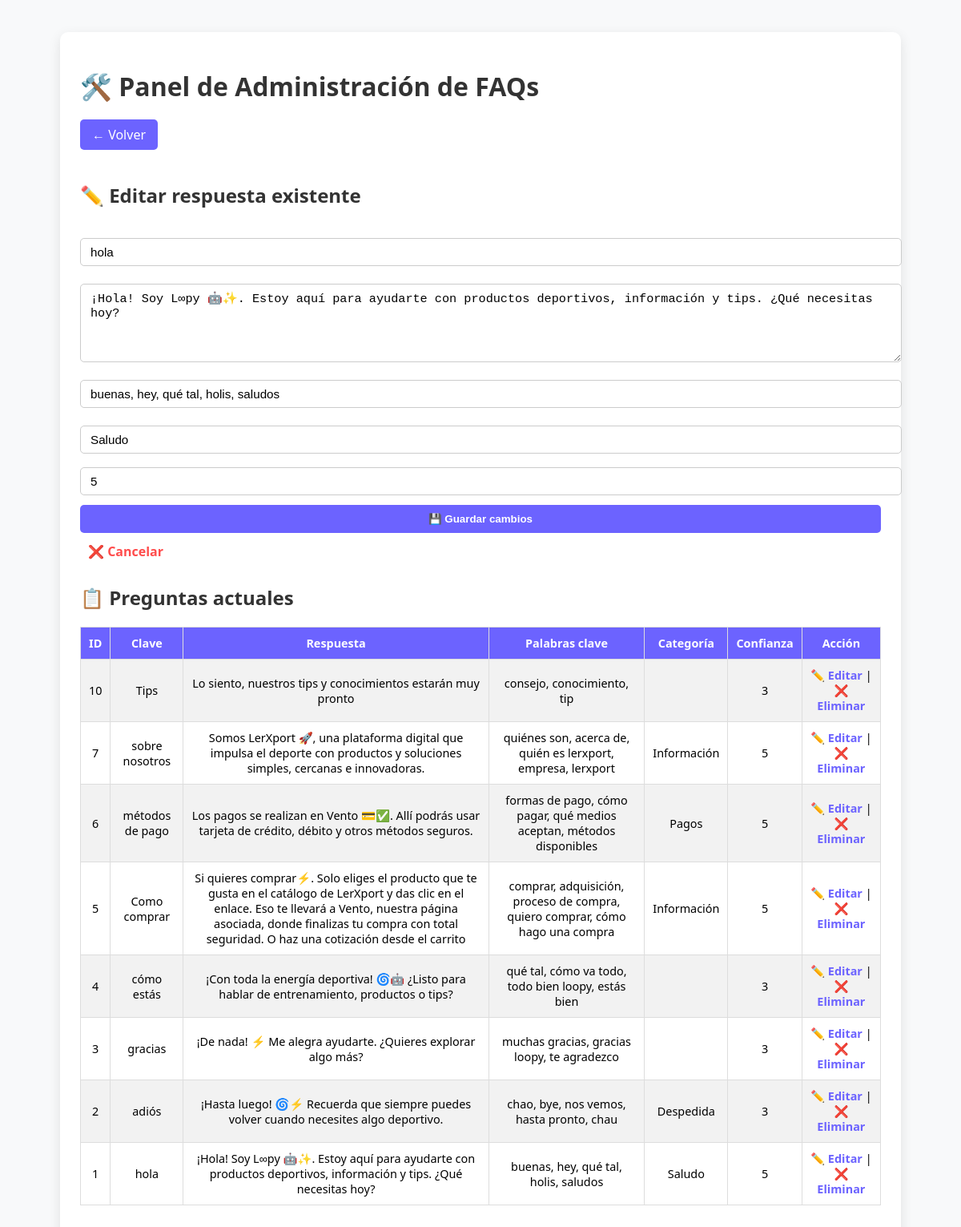
Screenshot of /Loopy/admin_faq.php?edit=1 with the database file from the repository.
### tables this page shows
CREATE TABLE `faq` (
  `id` int(11) NOT NULL,
  `pregunta_clave` varchar(255) NOT NULL,
  `respuesta` text NOT NULL,
  `palabras_clave` text DEFAULT NULL,
  `categoria` varchar(50) DEFAULT NULL,
  `confianza` int(11) DEFAULT 1
);

### Loopy/admin_faq.php (the view, shortened to what this page needs)
<?php
include '../ASSETS/PHP/conexion.php';
$faqs = $conn->query("SELECT * FROM faq ORDER BY id DESC");
$modoEditar = isset($_GET['edit']);
$faqEditar = null;
if ($modoEditar) {
    $idEditar = intval($_GET['edit']);
    $faqEditar = $conn->query("SELECT * FROM faq WHERE id = $idEditar")->fetch_assoc();
}
?>
<!DOCTYPE html>
<html lang="es">
<head>
    <link rel="stylesheet" href="style.css">
</head>
<body>
<div class="panel">
    <h1>🛠️ Panel de Administración de FAQs</h1>
    <a href="../VIEW/Admin.php" class="btn-volver">← Volver</a>
    <form method="POST">
        <h2><?= $modoEditar ? "✏️ Editar respuesta existente" : "➕ Nueva pregunta frecuente" ?></h2>
        <input type="text" name="pregunta" placeholder="Palabra clave principal" value="<?= $modoEditar ? htmlspecialchars($faqEditar['pregunta_clave']) : '' ?>" required>
        <textarea name="respuesta" placeholder="Respuesta del bot" required><?= $modoEditar ? htmlspecialchars($faqEditar['respuesta']) : '' ?></textarea>
        <input type="text" name="palabras" placeholder="Otras palabras clave (coma)" value="<?= $modoEditar ? htmlspecialchars($faqEditar['palabras_clave']) : '' ?>">
        <input type="text" name="categoria" placeholder="Categoría (opcional)" value="<?= $modoEditar ? htmlspecialchars($faqEditar['categoria']) : '' ?>">
        <input type="number" name="confianza" placeholder="Confianza (1-5)" value="<?= $modoEditar ? $faqEditar['confianza'] : 3 ?>">
        <button type="submit" name="<?= $modoEditar ? 'editar' : 'nueva' ?>">
            <?= $modoEditar ? '💾 Guardar cambios' : 'Agregar' ?>
        </button>
        <?php if ($modoEditar): ?>
            <a href="admin_faq.php" style="margin-left: 10px;">❌ Cancelar</a>
        <?php endif; ?>
    </form>
    <h2>📋 Preguntas actuales</h2>
    <table>
        <tr>
            <th>ID</th><th>Clave</th><th>Respuesta</th><th>Palabras clave</th><th>Categoría</th><th>Confianza</th><th>Acción</th>
        </tr>
        <?php while ($row = $faqs->fetch_assoc()) { ?>
            <tr>
                <td><?= $row['id'] ?></td>
                <td><?= htmlspecialchars($row['pregunta_clave']) ?></td>
                <td><?= htmlspecialchars($row['respuesta']) ?></td>
                <td><?= $row['palabras_clave'] ?></td>
                <td><?= $row['categoria'] ?></td>
                <td><?= $row['confianza'] ?></td>
                <td>
                    <a href="?edit=<?= $row['id'] ?>">✏️ Editar</a> |
                    <a href="?eliminar=<?= $row['id'] ?>" onclick="return confirm('¿Eliminar esta pregunta?')">❌ Eliminar</a>
                </td>
            </tr>
        <?php } ?>
    </table>
</div>
</body>
</html>

### Loopy/style.css (style rules this page uses)
body { font-family: 'Arial', sans-serif; background-color: #f4f4f4; margin: 0; padding: 30px; }
.chatbox, .panel { max-width: 700px; margin: auto; background: white; border-radius: 8px; padding: 20px; box-shadow: 0 0 10px rgba(0,0,0,0.1); }
h1, h2 { color: #1e88e5; }
input[type="text"], textarea { width: 100%; padding: 10px; margin: 5px 0; border: 1px solid #ccc; border-radius: 4px; }
button { padding: 10px 20px; background: #1e88e5; color: white; border: none; border-radius: 4px; cursor: pointer; }
table { width: 100%; border-collapse: collapse; margin-top: 20px; }
th, td { padding: 10px; border: 1px solid #ddd; }
th { background-color: #eee; }

### Loopy/admin_faq.php (style rules this page uses)
body { background-color: #f8f9fa; font-family: 'Segoe UI', sans-serif; margin: 0; padding: 0; }
.panel { max-width: 1000px; margin: 40px auto; background: #fff; padding: 25px; border-radius: 10px; box-shadow: 0 5px 15px rgba(0,0,0,0.1); }
h1, h2 { color: #333; margin-bottom: 20px; }
h1 { font-size: 2rem; display: flex; align-items: center; gap: 10px; }
.btn-volver { display: inline-block; margin-bottom: 20px; padding: 8px 15px; background-color: #6c63ff; color: white; text-decoration: none; border-radius: 5px; transition: background 0.3s; }
form { display: flex; flex-direction: column; gap: 12px; margin-bottom: 30px; }
form input[type="text"], form input[type="number"], form textarea { padding: 8px 12px; border: 1px solid #ccc; border-radius: 5px; font-size: 0.95rem; width: 100%; }
form textarea { resize: vertical; min-height: 80px; }
form button { padding: 10px 15px; background-color: #6c63ff; color: white; border: none; border-radius: 5px; cursor: pointer; font-weight: bold; transition: background 0.3s; }
form a { text-decoration: none; color: #ff4c4c; font-weight: bold; }
table { width: 100%; border-collapse: collapse; margin-bottom: 20px; }
table th, table td { padding: 10px; border: 1px solid #ddd; text-align: center; font-size: 0.9rem; }
table th { background-color: #6c63ff; color: white; }
table tr:nth-child(even) { background-color: #f2f2f2; }
table a { text-decoration: none; color: #6c63ff; font-weight: bold; transition: color 0.2s; }

### rows the page displays
faq: pregunta "hola", respuesta "¡Hola! Soy L∞py 🤖✨. Estoy aquí para ayudarte con productos deportivos, información y tips. ¿Qué necesitas hoy?", palabras "buenas, hey, qué tal, holis, saludos", categoria "Saludo", confianza "5", id "1", pregunta_clave "hola", palabras_clave "buenas, hey, qué tal, holis, saludos"
faq: id "10", pregunta_clave "Tips", respuesta "Lo siento, nuestros tips y conocimientos estarán muy pronto", palabras_clave "consejo, conocimiento, tip", confianza "3"
faq: id "7", pregunta_clave "sobre nosotros", respuesta "Somos LerXport 🚀, una plataforma digital que impulsa el deporte con productos y soluciones simples, cercanas e innovadoras.", palabras_clave "quiénes son, acerca de, quién es lerxport, empresa, lerxport", categoria "Información", confianza "5"
faq: id "6", pregunta_clave "métodos de pago", respuesta "Los pagos se realizan en Vento 💳✅. Allí podrás usar tarjeta de crédito, débito y otros métodos seguros.", palabras_clave "formas de pago, cómo pagar, qué medios aceptan, métodos disponibles", categoria "Pagos", confianza "5"
faq: id "5", pregunta_clave "Como comprar", respuesta "Si quieres comprar⚡. Solo eliges el producto que te gusta en el catálogo de LerXport y das clic en el enlace. Eso te llevará a Vento, nuestra página asociada, donde finalizas tu compra con total seguridad. O haz una cotización desde el carrito", palabras_clave "comprar, adquisición, proceso de compra, quiero comprar, cómo hago una compra", categoria "Información", confianza "5"
faq: id "4", pregunta_clave "cómo estás", respuesta "¡Con toda la energía deportiva! 🌀🤖 ¿Listo para hablar de entrenamiento, productos o tips?", palabras_clave "qué tal, cómo va todo, todo bien loopy, estás bien", confianza "3"
faq: id "3", pregunta_clave "gracias", respuesta "¡De nada! ⚡ Me alegra ayudarte. ¿Quieres explorar algo más?", palabras_clave "muchas gracias, gracias loopy, te agradezco", confianza "3"
faq: id "2", pregunta_clave "adiós", respuesta "¡Hasta luego! 🌀⚡ Recuerda que siempre puedes volver cuando necesites algo deportivo.", palabras_clave "chao, bye, nos vemos, hasta pronto, chau", categoria "Despedida", confianza "3"
